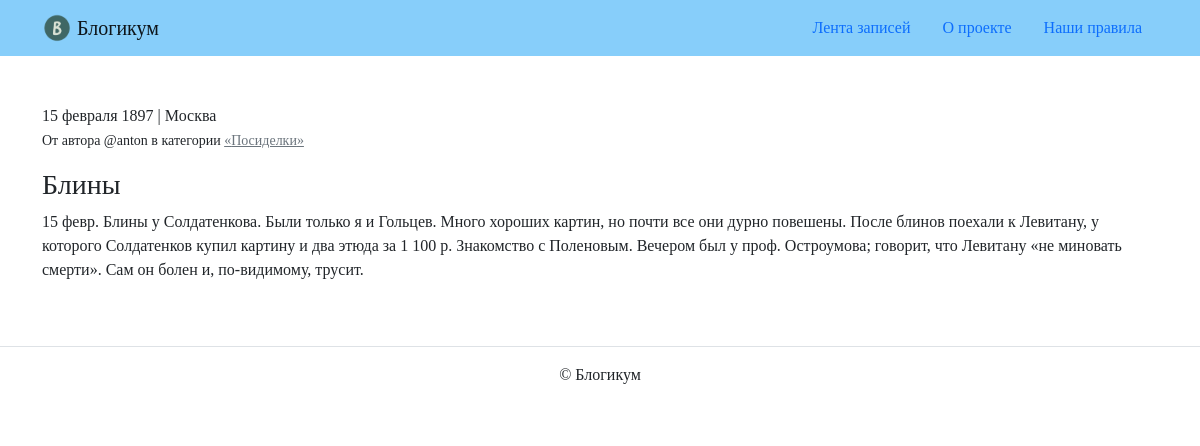
Page /posts/2/ on the committed database.
### blog/models.py (models this page shows, shortened)
class BaseModel(models.Model):
    is_published = models.BooleanField(
        default=True,
        blank=False,
        verbose_name="Опубликовано",
        help_text="Снимите галочку, чтобы скрыть публикацию."
    )
    created_at = models.DateTimeField(
        auto_now_add=True,
        blank=False,
        verbose_name="Добавлено"
    )
    class Meta:
        abstract = True

class Post(BaseModel):
    title = models.CharField(
        max_length=256,
        blank=False,
        verbose_name="Заголовок"
    )
    text = models.TextField(blank=False, verbose_name="Текст")
    pub_date = models.DateTimeField(
        blank=False,
        verbose_name="Дата и время публикации",
        help_text=(
            "Если установить дату и время в будущем — "
            "можно делать отложенные публикации."
        )
    )
    author = models.ForeignKey(
        User,
        on_delete=models.CASCADE,
        blank=False,
        verbose_name="Автор публикации"
    )
    location = models.ForeignKey(
        Location,
        on_delete=models.SET_NULL,
        null=True,
        blank=True,
        verbose_name="Местоположение"
    )
    category = models.ForeignKey(
        Category,
        on_delete=models.SET_NULL,
        null=True,
        blank=False,
        verbose_name="Категория"
    )
    class Meta:
        verbose_name = "публикация"
        verbose_name_plural = "Публикации"

class Location(BaseModel):
    name = models.CharField(
        max_length=256,
        blank=False,
        verbose_name="Название места"
    )
    class Meta:
        verbose_name = "местоположение"
        verbose_name_plural = "Местоположения"

class Category(BaseModel):
    title = models.CharField(
        max_length=256,
        blank=False,
        verbose_name="Заголовок"
    )
    description = models.TextField(blank=False, verbose_name="Описание")
    slug = models.SlugField(
        unique=True,
        blank=False,
        verbose_name="Идентификатор",
        help_text=(
            "Идентификатор страницы для URL;"
            " разрешены символы латиницы, цифры, "
            "дефис и подчёркивание."
        )
    )
    class Meta:
        verbose_name = "категория"
        verbose_name_plural = "Категории"

### blog/views.py (the view)
# urls.py: path("posts/<int:id>/", views.post_detail, name="post_detail"),
def post_detail(request, id):
    try:
        post = Post.objects.get(pk=id)
        if (
            post.pub_date > now()
            or not post.is_published
            or not post.category.is_published
        ):
            raise Http404()
    except Post.DoesNotExist:
        raise Http404()
    template = "blog/detail.html"
    context = {
        "post": post,
    }
    return render(request, template, context)

### templates/blog/detail.html (shortened to what this page needs)
{% extends "base.html" %}
{% block content %}
  <article>
    <p>{{ post.pub_date|date:"d E Y" }} | {% if post.location and post.location.is_published %}{{ post.location.name }}{% else %}Планета Земля{% endif %}<br>
      <small>От автора @{{ post.author.username }} в категории {% include "includes/category_link.html" %}</small></p>
    <h3>{{ post.title }}</h3>
    <p>{{ post.text|linebreaksbr }}</p>
  </article>
{% endblock %}

### templates/includes/category_link.html
<a class="text-muted" href="{% url 'blog:category_posts' post.category.slug %}">
  «{{ post.category.title }}»
</a>

### rows in the picture
Post: pub_date "15 февраля 1897", location.name "Москва", author.username "anton", category "Посиделки", title "Блины", text "15 февр. Блины у Солдатенкова. Были только я и Гольцев. Много хороших картин, но почти все они дурно повешены. После блинов поехали к Левитану, у которого Солдатенков купил картину и два этюда за 1 100 р. Знакомство с Поленовым. Вечером был у проф. Остроумова; говорит, что Левитану «не миновать смерти». Сам он болен и, по-видимому, трусит."
